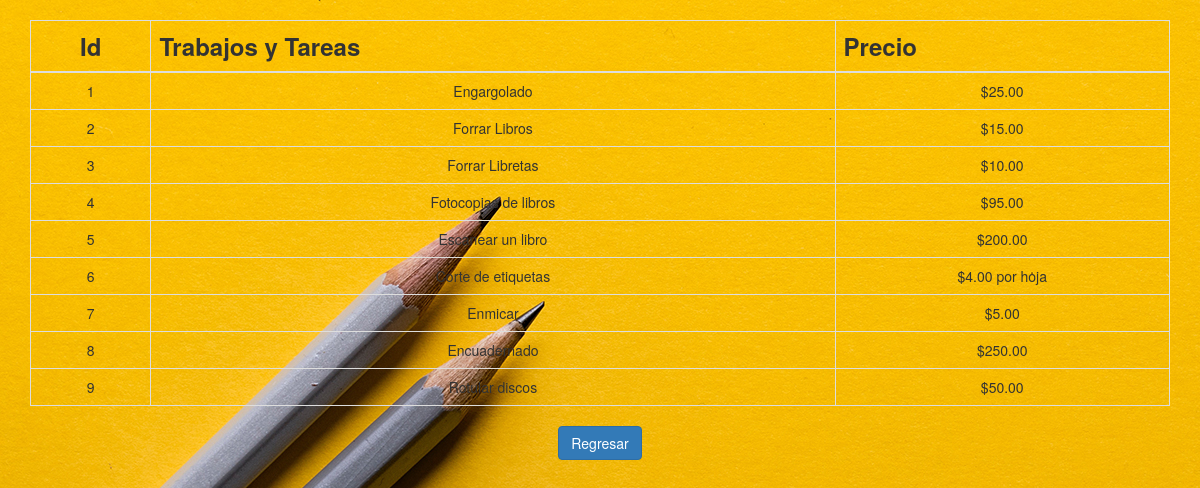
Screenshot of /Trabajos.php with the database file from the repository.
### tables this page shows
CREATE TABLE IF NOT EXISTS `trabajos` (
  `id` int(50) NOT NULL AUTO_INCREMENT,
  `producto` varchar(200) NOT NULL,
  `precio` varchar(200) NOT NULL,
  PRIMARY KEY (`id`)
);

### Trabajos.php (the view, shortened to what this page needs)
<!DOCTYPE html>
<html>
	<head>
		<link href="vendor/bootstrap-3.3.6-dist/css/bootstrap.min.css" rel="stylesheet">
	</head>
	<body background="img\bg-masthead.jpg" align="center">
	<div>&nbsp;</div>
	<div class="container">
	    <table id="example" class="table table-bordered table-hover" cellspacing="0" width="100%">
	    <thead>
		<tr class="h3">
		    <th class="text-center">Id</th>
		    <th>Trabajos y Tareas</th>
		    <th>Precio</th>
	    </thead>
	    <tbody>
		    <?php
		    include 'conexion.php';
		    $query="SELECT * FROM trabajos";
		    $resultado = $mysqli->query($query);
		    if ($resultado->num_rows > 0) {
		    while($row = $resultado->fetch_assoc()) {
				$id=$row["id"];
				$producto=$row["producto"];
				$precio=$row["precio"];
				echo "<tr><td class='text-center'>$id</td>";
				echo "<td>$producto</td>";
				echo "<td>$precio</td></tr>";
		    }
		    } else {
		    }
		    ?>
	    </tbody>
	</table>
	</div>
	   <center>
      <a class="btn btn-primary btn-xl js-scroll-trigger" href="index.html">Regresar</a>
      </center>
	</body>
</html>

### rows the page displays
trabajos: id "1", producto "Engargolado", precio "$25.00"
trabajos: id "2", producto "Forrar Libros", precio "$15.00"
trabajos: id "3", producto "Forrar Libretas", precio "$10.00"
trabajos: id "4", producto "Fotocopias de libros", precio "$95.00"
trabajos: id "5", producto "Escanear un libro", precio "$200.00"
trabajos: id "6", producto "Corte de etiquetas", precio "$4.00 por hoja"
trabajos: id "7", producto "Enmicar", precio "$5.00"
trabajos: id "8", producto "Encuadernado", precio "$250.00"
trabajos: id "9", producto "Rotular discos", precio "$50.00"
